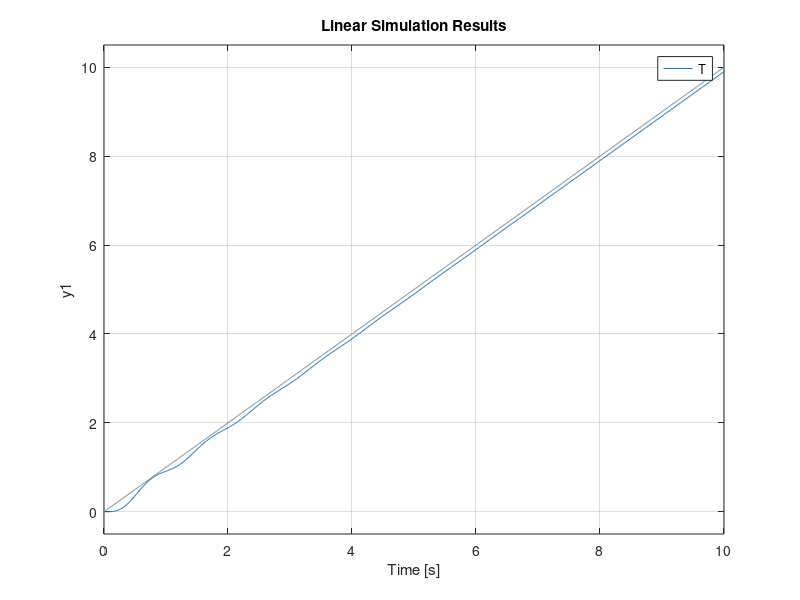

Write MATLAB code to recreate this figure.
numg= [1 5];
deng= poly([0 -6 -7 -8]);
G=tf(numg, deng)

%plotting
K=672;
GK=K*G;
T=feedback(GK,1)
s=tf('s'); %definisikan s sebagai transfer function
t=0:0.01:10; %batasi waktu selama 10 detik
%step(T/s,t)  %simulasi ramp(1/s^2) namun dipaksakan dengan fungsi
              %step(1/s)
              
%menggunakan perintah simulasi lain
lsim(T,t,t) %lsimp(T,ramp,t)
            %akan terlihat ada perbedaannya
